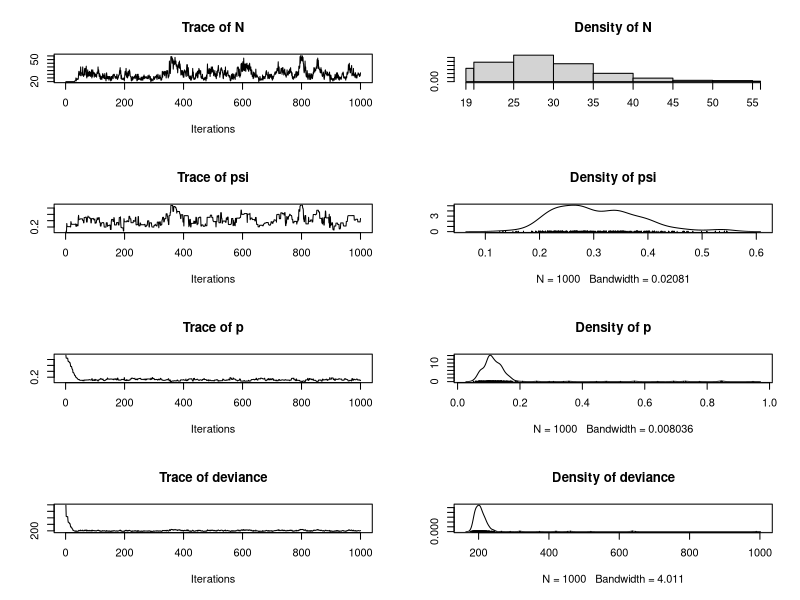

Write the R code that produced this figure.
## ---- chunk 1
N <- 30
K <- 10  # nOccasions
p <- 0.1 # capture prob on 1 occasion

1 - (1-p)^K # capture prob after K occasions
## ---- chunk 2
yall <- matrix(NA, N, K)
for(k in 1:K) {
    yall[,k] <- rbinom(N, 1, p)
}
## ---- chunk 3
y <- yall[rowSums(yall)>0,]
y
## ---- chunk 4
rowSums(y)
table(rowSums(y))
colSums(y)
## ---- chunk 5

M0.gibbs <- function(y, M, niter, tune) {

    n0 <- nrow(y)
    K <- ncol(y)
    yaug <- matrix(0L, M, K)
    yaug[1:n0,] <- y
    captured <- rowSums(yaug, na.rm=TRUE)>0

    ## Initial values
    z <- rep(1, M)
    psi <- runif(1)
    p <- runif(1)

    ## Initial densities
    ## Avoiding for loop with R's recycling rules
    lp.y <- dbinom(yaug, 1, z*p, log=TRUE)
    lp.z <- dbinom(z, 1, psi, log=TRUE)
    lp.psi <- dbeta(psi, 1, 1, log=TRUE)
    lp.p <- dbeta(p, 1, 1, log=TRUE)

    out <- matrix(NA, niter, 4)
    colnames(out) <- c("N", "psi", "p", "deviance")

    for(iter in 1:niter) {
        ## Sample from p(z|dot)
        for(i in 1:M) {
            if(captured[i])
                next
            z.cand <- 1-z[i]
            lp.z.cand <- dbinom(z.cand, 1, psi, log=TRUE)
            lp.y.cand <- dbinom(yaug[i,], 1, z.cand*p, log=TRUE)
            if(runif(1) < exp((lp.z.cand+sum(lp.y.cand)) -
                              (lp.z[i]+sum(lp.y[i,])))) {
                z[i] <- z.cand
                lp.y[i,] <- lp.y.cand
                lp.z[i] <- lp.z.cand
            }
        }

        ## Sample from p(psi|dot)
        psi.cand <- rnorm(1, psi, tune[1])
        if(psi.cand>0 & psi.cand<1) {
            lp.z.cand <- dbinom(z, 1, psi.cand, log=TRUE)
            lp.psi.cand <- dbeta(psi.cand, 1, 1, log=TRUE)
            if(runif(1) < exp((sum(lp.z.cand)+lp.psi.cand)-
                              (sum(lp.z)+lp.psi))) {
                psi <- psi.cand
                lp.z <- lp.z.cand
                lp.psi <- lp.psi.cand
            }
        }
        ## psi <- rbeta(1, 1+sum(z), 1+M-sum(z))

        ## Sample from p(p|dot)
        p.cand <- rnorm(1, p, tune[2])
        if(p.cand>0 & p.cand<1) {
            lp.y.cand <- dbinom(yaug, 1, z*p.cand, log = TRUE)
            lp.p.cand <- dbeta(p.cand, 1, 1, log = TRUE)
            if(runif(1) < exp((sum(lp.y.cand)+lp.p.cand)-
                              (sum(lp.y)+lp.p))) {
                p <- p.cand
                lp.y <- lp.y.cand
                lp.p <- lp.p.cand
            }
        }

        N <- sum(z)
        deviance <- -2*sum(lp.y)

        out[iter,] <- c(N, psi, p, deviance)

    }
    return(out)
}

## ---- chunk 6

## debugonce(M0.gibbs)

fmM0.1 <- M0.gibbs(y=y, M=100, niter=1000, tune=c(0.15,0.05))

library(coda)
mcM0.1 <- as.mcmc(fmM0.1)
plot(mcM0.1)

rejectionRate(mcM0.1)


## ---- chunk 7
M <- 100
yAug <- matrix(0, M, K)
yAug[1:nrow(y),] <- y
##yAug
